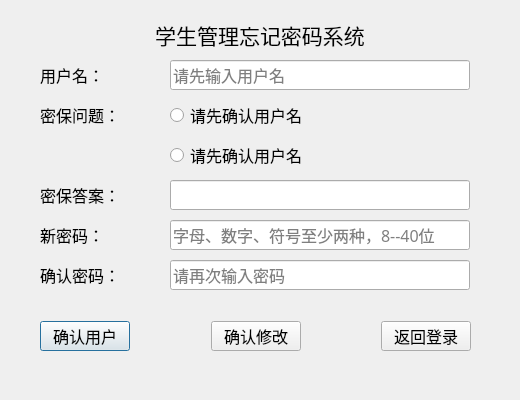
<?xml version="1.0" encoding="UTF-8"?>
<ui version="4.0">
 <class>ForgotPasswordDialog</class>
 <widget class="QDialog" name="ForgotPasswordDialog">
  <property name="geometry">
   <rect>
    <x>0</x>
    <y>0</y>
    <width>520</width>
    <height>400</height>
   </rect>
  </property>
  <property name="minimumSize">
   <size>
    <width>520</width>
    <height>400</height>
   </size>
  </property>
  <property name="maximumSize">
   <size>
    <width>520</width>
    <height>400</height>
   </size>
  </property>
  <property name="windowTitle">
   <string>Dialog</string>
  </property>
  <widget class="QRadioButton" name="radioButton_question1">
   <property name="geometry">
    <rect>
     <x>170</x>
     <y>100</y>
     <width>300</width>
     <height>30</height>
    </rect>
   </property>
   <property name="minimumSize">
    <size>
     <width>300</width>
     <height>30</height>
    </size>
   </property>
   <property name="maximumSize">
    <size>
     <width>300</width>
     <height>30</height>
    </size>
   </property>
   <property name="font">
    <font>
     <family>宋体</family>
     <pointsize>12</pointsize>
    </font>
   </property>
   <property name="text">
    <string>请先确认用户名</string>
   </property>
  </widget>
  <widget class="QRadioButton" name="radioButton_question2">
   <property name="geometry">
    <rect>
     <x>170</x>
     <y>140</y>
     <width>300</width>
     <height>30</height>
    </rect>
   </property>
   <property name="minimumSize">
    <size>
     <width>300</width>
     <height>30</height>
    </size>
   </property>
   <property name="maximumSize">
    <size>
     <width>300</width>
     <height>30</height>
    </size>
   </property>
   <property name="font">
    <font>
     <family>宋体</family>
     <pointsize>12</pointsize>
    </font>
   </property>
   <property name="text">
    <string>请先确认用户名</string>
   </property>
  </widget>
  <widget class="QLabel" name="label">
   <property name="geometry">
    <rect>
     <x>110</x>
     <y>20</y>
     <width>300</width>
     <height>30</height>
    </rect>
   </property>
   <property name="minimumSize">
    <size>
     <width>300</width>
     <height>30</height>
    </size>
   </property>
   <property name="maximumSize">
    <size>
     <width>300</width>
     <height>30</height>
    </size>
   </property>
   <property name="font">
    <font>
     <family>宋体</family>
     <pointsize>16</pointsize>
    </font>
   </property>
   <property name="text">
    <string>学生管理忘记密码系统</string>
   </property>
   <property name="alignment">
    <set>Qt::AlignmentFlag::AlignCenter</set>
   </property>
  </widget>
  <widget class="QLabel" name="label_2">
   <property name="geometry">
    <rect>
     <x>40</x>
     <y>100</y>
     <width>90</width>
     <height>30</height>
    </rect>
   </property>
   <property name="minimumSize">
    <size>
     <width>90</width>
     <height>30</height>
    </size>
   </property>
   <property name="maximumSize">
    <size>
     <width>90</width>
     <height>30</height>
    </size>
   </property>
   <property name="font">
    <font>
     <family>宋体</family>
     <pointsize>12</pointsize>
    </font>
   </property>
   <property name="text">
    <string>密保问题：</string>
   </property>
  </widget>
  <widget class="QWidget" name="layoutWidget">
   <property name="geometry">
    <rect>
     <x>40</x>
     <y>320</y>
     <width>431</width>
     <height>32</height>
    </rect>
   </property>
   <property name="font">
    <font>
     <family>宋体</family>
     <pointsize>12</pointsize>
    </font>
   </property>
   <layout class="QHBoxLayout" name="horizontalLayout">
    <item>
     <widget class="QPushButton" name="pushButton_confirmUser">
      <property name="minimumSize">
       <size>
        <width>90</width>
        <height>30</height>
       </size>
      </property>
      <property name="maximumSize">
       <size>
        <width>90</width>
        <height>30</height>
       </size>
      </property>
      <property name="font">
       <font>
        <family>宋体</family>
        <pointsize>12</pointsize>
       </font>
      </property>
      <property name="text">
       <string>确认用户</string>
      </property>
     </widget>
    </item>
    <item>
     <spacer name="horizontalSpacer_2">
      <property name="font">
       <font>
        <family>宋体</family>
        <pointsize>12</pointsize>
       </font>
      </property>
      <property name="orientation">
       <enum>Qt::Orientation::Horizontal</enum>
      </property>
      <property name="sizeHint" stdset="0">
       <size>
        <width>40</width>
        <height>20</height>
       </size>
      </property>
     </spacer>
    </item>
    <item>
     <widget class="QPushButton" name="pushButton_confirmPassword">
      <property name="minimumSize">
       <size>
        <width>90</width>
        <height>30</height>
       </size>
      </property>
      <property name="maximumSize">
       <size>
        <width>90</width>
        <height>30</height>
       </size>
      </property>
      <property name="font">
       <font>
        <family>宋体</family>
        <pointsize>12</pointsize>
       </font>
      </property>
      <property name="text">
       <string>确认修改</string>
      </property>
     </widget>
    </item>
    <item>
     <spacer name="horizontalSpacer">
      <property name="font">
       <font>
        <family>宋体</family>
        <pointsize>12</pointsize>
       </font>
      </property>
      <property name="orientation">
       <enum>Qt::Orientation::Horizontal</enum>
      </property>
      <property name="sizeHint" stdset="0">
       <size>
        <width>40</width>
        <height>20</height>
       </size>
      </property>
     </spacer>
    </item>
    <item>
     <widget class="QPushButton" name="pushButton_back">
      <property name="minimumSize">
       <size>
        <width>90</width>
        <height>30</height>
       </size>
      </property>
      <property name="maximumSize">
       <size>
        <width>90</width>
        <height>30</height>
       </size>
      </property>
      <property name="font">
       <font>
        <family>宋体</family>
        <pointsize>12</pointsize>
       </font>
      </property>
      <property name="text">
       <string>返回登录</string>
      </property>
     </widget>
    </item>
   </layout>
  </widget>
  <widget class="QLabel" name="label_3">
   <property name="geometry">
    <rect>
     <x>40</x>
     <y>60</y>
     <width>90</width>
     <height>30</height>
    </rect>
   </property>
   <property name="minimumSize">
    <size>
     <width>90</width>
     <height>30</height>
    </size>
   </property>
   <property name="maximumSize">
    <size>
     <width>90</width>
     <height>30</height>
    </size>
   </property>
   <property name="font">
    <font>
     <family>宋体</family>
     <pointsize>12</pointsize>
    </font>
   </property>
   <property name="text">
    <string>用户名：</string>
   </property>
  </widget>
  <widget class="QLabel" name="label_4">
   <property name="geometry">
    <rect>
     <x>40</x>
     <y>180</y>
     <width>90</width>
     <height>30</height>
    </rect>
   </property>
   <property name="minimumSize">
    <size>
     <width>90</width>
     <height>30</height>
    </size>
   </property>
   <property name="maximumSize">
    <size>
     <width>90</width>
     <height>30</height>
    </size>
   </property>
   <property name="font">
    <font>
     <family>宋体</family>
     <pointsize>12</pointsize>
    </font>
   </property>
   <property name="text">
    <string>密保答案：</string>
   </property>
  </widget>
  <widget class="QLabel" name="label_5">
   <property name="geometry">
    <rect>
     <x>40</x>
     <y>220</y>
     <width>90</width>
     <height>30</height>
    </rect>
   </property>
   <property name="minimumSize">
    <size>
     <width>90</width>
     <height>30</height>
    </size>
   </property>
   <property name="maximumSize">
    <size>
     <width>90</width>
     <height>30</height>
    </size>
   </property>
   <property name="font">
    <font>
     <family>宋体</family>
     <pointsize>12</pointsize>
    </font>
   </property>
   <property name="text">
    <string>新密码：</string>
   </property>
  </widget>
  <widget class="QLabel" name="label_6">
   <property name="geometry">
    <rect>
     <x>40</x>
     <y>260</y>
     <width>90</width>
     <height>30</height>
    </rect>
   </property>
   <property name="minimumSize">
    <size>
     <width>90</width>
     <height>30</height>
    </size>
   </property>
   <property name="maximumSize">
    <size>
     <width>90</width>
     <height>30</height>
    </size>
   </property>
   <property name="font">
    <font>
     <family>宋体</family>
     <pointsize>12</pointsize>
    </font>
   </property>
   <property name="text">
    <string>确认密码：</string>
   </property>
  </widget>
  <widget class="QLineEdit" name="lineEdit_answer">
   <property name="geometry">
    <rect>
     <x>170</x>
     <y>180</y>
     <width>300</width>
     <height>30</height>
    </rect>
   </property>
   <property name="minimumSize">
    <size>
     <width>300</width>
     <height>30</height>
    </size>
   </property>
   <property name="maximumSize">
    <size>
     <width>300</width>
     <height>30</height>
    </size>
   </property>
   <property name="font">
    <font>
     <family>宋体</family>
     <pointsize>12</pointsize>
    </font>
   </property>
  </widget>
  <widget class="QLineEdit" name="lineEdit_newPassword">
   <property name="geometry">
    <rect>
     <x>170</x>
     <y>220</y>
     <width>300</width>
     <height>30</height>
    </rect>
   </property>
   <property name="minimumSize">
    <size>
     <width>300</width>
     <height>30</height>
    </size>
   </property>
   <property name="maximumSize">
    <size>
     <width>300</width>
     <height>30</height>
    </size>
   </property>
   <property name="sizeIncrement">
    <size>
     <width>0</width>
     <height>0</height>
    </size>
   </property>
   <property name="baseSize">
    <size>
     <width>0</width>
     <height>0</height>
    </size>
   </property>
   <property name="font">
    <font>
     <family>宋体</family>
     <pointsize>12</pointsize>
    </font>
   </property>
   <property name="echoMode">
    <enum>QLineEdit::EchoMode::Password</enum>
   </property>
   <property name="placeholderText">
    <string>字母、数字、符号至少两种，8--40位</string>
   </property>
  </widget>
  <widget class="QLineEdit" name="lineEdit_confirm">
   <property name="geometry">
    <rect>
     <x>170</x>
     <y>260</y>
     <width>300</width>
     <height>30</height>
    </rect>
   </property>
   <property name="minimumSize">
    <size>
     <width>300</width>
     <height>30</height>
    </size>
   </property>
   <property name="maximumSize">
    <size>
     <width>300</width>
     <height>30</height>
    </size>
   </property>
   <property name="font">
    <font>
     <family>宋体</family>
     <pointsize>12</pointsize>
    </font>
   </property>
   <property name="echoMode">
    <enum>QLineEdit::EchoMode::Password</enum>
   </property>
   <property name="placeholderText">
    <string>请再次输入密码</string>
   </property>
  </widget>
  <widget class="QLineEdit" name="lineEdit_username">
   <property name="geometry">
    <rect>
     <x>170</x>
     <y>60</y>
     <width>300</width>
     <height>30</height>
    </rect>
   </property>
   <property name="minimumSize">
    <size>
     <width>300</width>
     <height>30</height>
    </size>
   </property>
   <property name="maximumSize">
    <size>
     <width>300</width>
     <height>30</height>
    </size>
   </property>
   <property name="font">
    <font>
     <family>宋体</family>
     <pointsize>12</pointsize>
    </font>
   </property>
   <property name="inputMask">
    <string/>
   </property>
   <property name="placeholderText">
    <string>请先输入用户名</string>
   </property>
  </widget>
 </widget>
 <tabstops>
  <tabstop>lineEdit_username</tabstop>
  <tabstop>radioButton_question1</tabstop>
  <tabstop>radioButton_question2</tabstop>
  <tabstop>lineEdit_answer</tabstop>
  <tabstop>lineEdit_newPassword</tabstop>
  <tabstop>lineEdit_confirm</tabstop>
  <tabstop>pushButton_confirmUser</tabstop>
  <tabstop>pushButton_confirmPassword</tabstop>
  <tabstop>pushButton_back</tabstop>
 </tabstops>
 <resources/>
 <connections/>
</ui>
